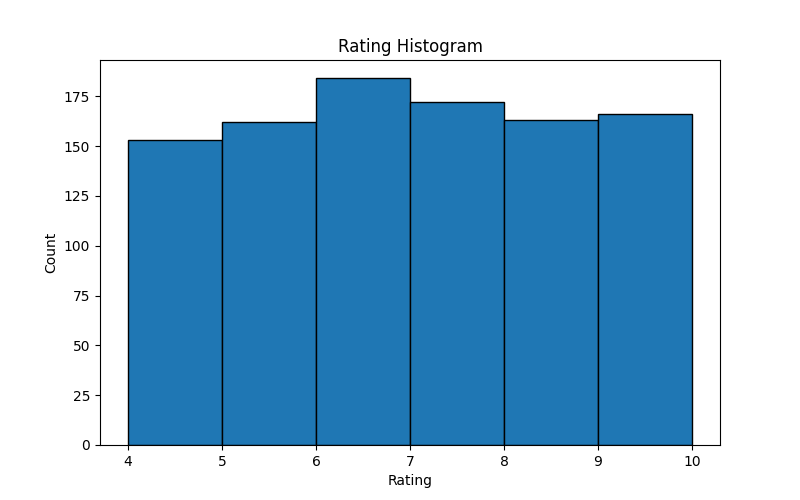

Write Python code to recreate this figure.
import pandas as pd
import matplotlib.pyplot as plt

data = pd.read_csv("SuperMarket Analysis.csv")

plt.figure(figsize=(8,5))
plt.hist(data["Rating"], bins=6, edgecolor='black')
plt.xlabel("Rating")
plt.ylabel("Count")
plt.title("Rating Histogram")
plt.show()
